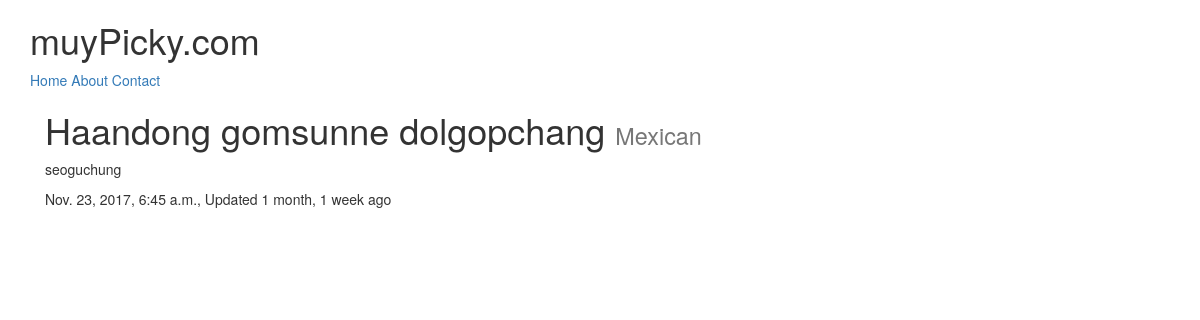
Page /restaurants/haandong-gomsunne-dolgopchang/ on the committed database.
### restaurants/models.py (models this page shows, shortened)
class RestaurantLocation(models.Model):
	name     	 	= models.CharField(max_length=120)
	location        = models.CharField(max_length=120, null=True, blank=True)
	category   	    = models.CharField(max_length=120, null=True, blank=True)
	timestamp    	= models.DateTimeField(auto_now_add=True)
	updated    	    = models.DateTimeField(auto_now=True)
	slug			= models.SlugField(null=True, blank=True)
	@property
	def title(self):
		return self.name

### restaurants/views.py (the view)
# urls.py: url(r'^restaurants/(?P<slug>[\w-]+)/$', RestaurantDetailView.as_view()),
class RestaurantDetailView(DetailView):
	queryset = RestaurantLocation.objects.all()

### restaurants/templates/restaurants/restaurantlocation_detail.html (shortened to what this page needs)
{% extends "base.html" %}
{% block content %}
<h1>{{ object.title }} <small> {{ object.category }}</small></h1>
<p>{{ object.location }}</p>
<p>{{ object.timestamp }}, Updated {{ object.updated|timesince }} ago</p>
{% endblock %}

### rows in the picture
RestaurantLocation: title "Haandong gomsunne dolgopchang", category "Mexican", location "seoguchung", timestamp "Nov. 23, 2017, 6:45 a.m.", updated "1 month, 1 week"
